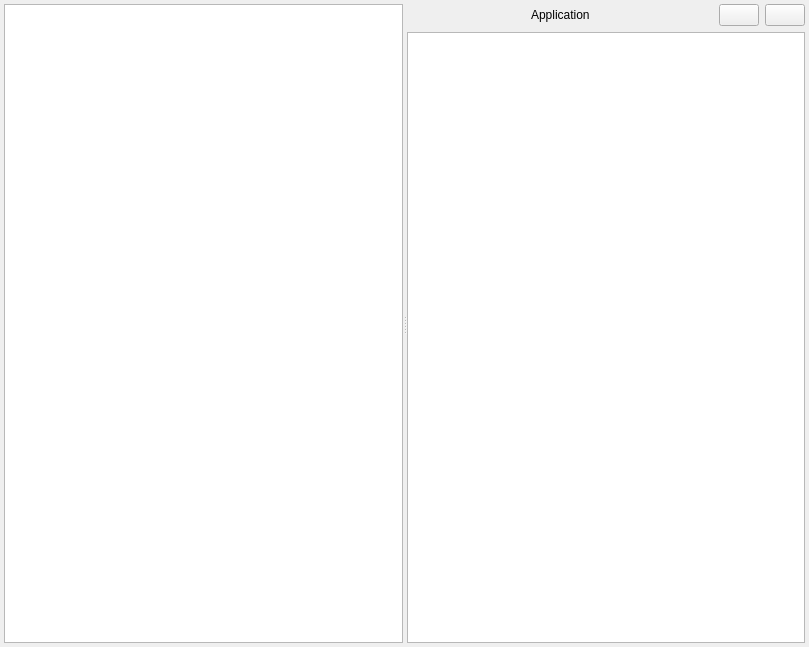
<?xml version="1.0" encoding="UTF-8"?>
<ui version="4.0">
 <class>MainWindow</class>
 <widget class="QMainWindow" name="MainWindow">
  <property name="geometry">
   <rect>
    <x>0</x>
    <y>0</y>
    <width>809</width>
    <height>647</height>
   </rect>
  </property>
  <property name="windowTitle">
   <string>Form</string>
  </property>
  <widget class="QWidget" name="centralwidget">
   <layout class="QGridLayout" name="gridLayout">
    <property name="leftMargin">
     <number>4</number>
    </property>
    <property name="topMargin">
     <number>4</number>
    </property>
    <property name="rightMargin">
     <number>4</number>
    </property>
    <property name="bottomMargin">
     <number>4</number>
    </property>
    <item row="0" column="0">
     <widget class="QSplitter" name="splitter">
      <property name="orientation">
       <enum>Qt::Horizontal</enum>
      </property>
      <widget class="QListView" name="listView_applications">
       <property name="editTriggers">
        <set>QAbstractItemView::NoEditTriggers</set>
       </property>
      </widget>
      <widget class="QWidget" name="verticalLayoutWidget">
       <layout class="QVBoxLayout" name="verticalLayout_2">
        <item>
         <layout class="QHBoxLayout" name="horizontalLayout">
          <item>
           <spacer name="horizontalSpacer">
            <property name="orientation">
             <enum>Qt::Horizontal</enum>
            </property>
            <property name="sizeHint" stdset="0">
             <size>
              <width>40</width>
              <height>20</height>
             </size>
            </property>
           </spacer>
          </item>
          <item>
           <widget class="QLabel" name="label_application">
            <property name="text">
             <string>Application</string>
            </property>
           </widget>
          </item>
          <item>
           <spacer name="horizontalSpacer_2">
            <property name="orientation">
             <enum>Qt::Horizontal</enum>
            </property>
            <property name="sizeHint" stdset="0">
             <size>
              <width>40</width>
              <height>20</height>
             </size>
            </property>
           </spacer>
          </item>
          <item>
           <widget class="QPushButton" name="pb_refresh">
            <property name="text">
             <string/>
            </property>
           </widget>
          </item>
          <item>
           <widget class="QPushButton" name="pb_delete_all">
            <property name="text">
             <string/>
            </property>
           </widget>
          </item>
         </layout>
        </item>
        <item>
         <widget class="QListView" name="listView_messages">
          <property name="autoScroll">
           <bool>true</bool>
          </property>
          <property name="editTriggers">
           <set>QAbstractItemView::NoEditTriggers</set>
          </property>
         </widget>
        </item>
       </layout>
      </widget>
     </widget>
    </item>
   </layout>
  </widget>
 </widget>
 <tabstops>
  <tabstop>listView_applications</tabstop>
  <tabstop>listView_messages</tabstop>
  <tabstop>pb_refresh</tabstop>
  <tabstop>pb_delete_all</tabstop>
 </tabstops>
 <resources/>
 <connections/>
</ui>
